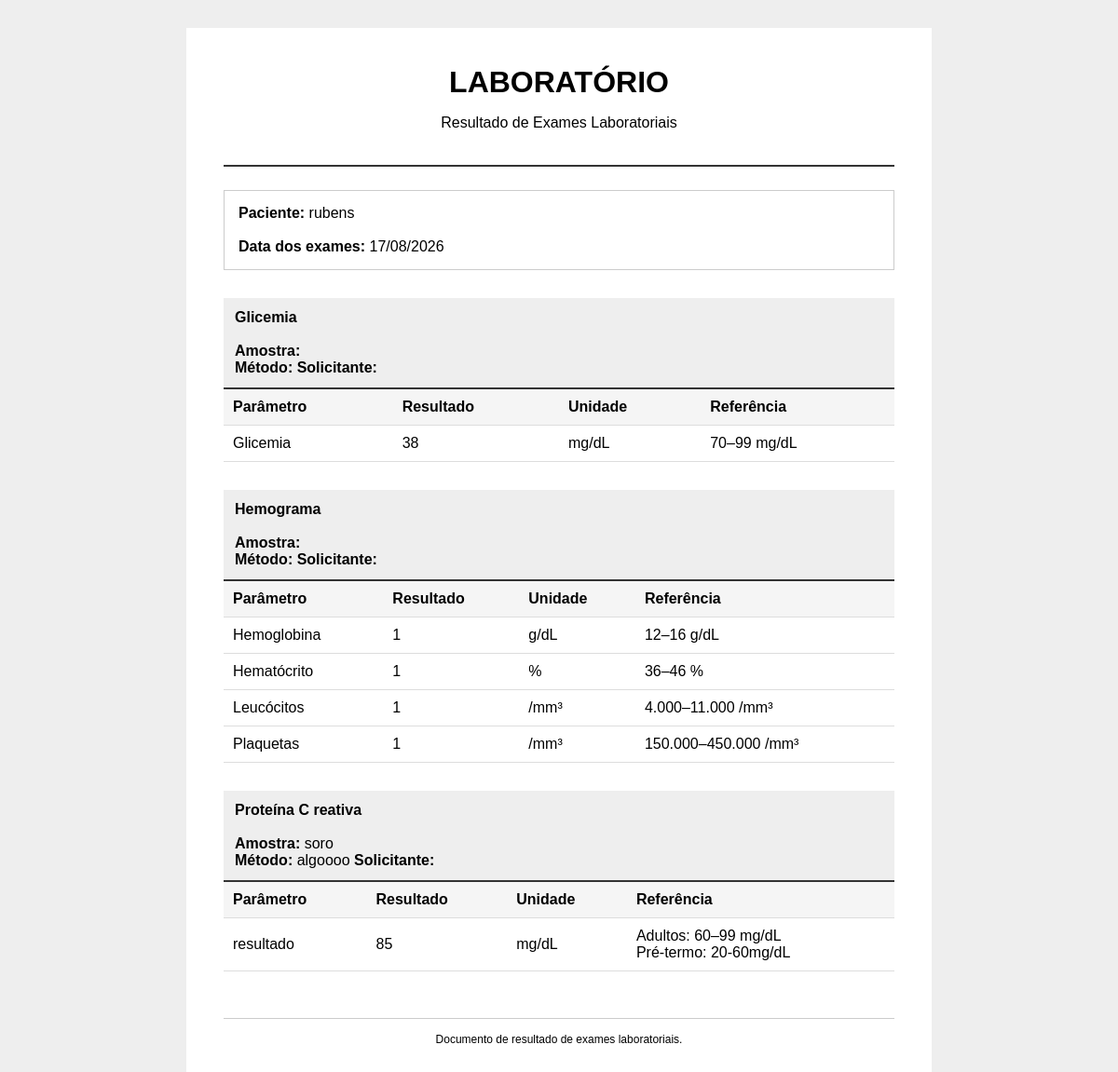
The app's page /ver_resultados/4/2026-08-17 with its own data.
### odisseu/models.py (models this page shows, shortened)
class Paciente(models.Model):
    nome = models.CharField(max_length=200, validators=[validate_nome])
    cpf = models.CharField(max_length=11, validators=[validate_cpf])
    cns = models.CharField(max_length=14, validators=[validate_cns])
    data_nascimento = models.DateField()
    telefone = models.CharField(max_length=20, validators=[validate_telefone])

class Agendamento(models.Model):
    EXAMES = [
        ('glicemia', 'Glicemia'),
        ('hemograma', 'Hemograma'),
        ('proteina', 'Proteína C reativa'),
    ]
    solicitante = models.CharField(max_length=200,blank=True, validators=[validate_nome]
    )
    paciente = models.ForeignKey(
        Paciente,
        on_delete=models.CASCADE
    )
    exame = models.CharField(
        max_length=50,
        choices=EXAMES
    )
    data = models.DateField()

class ResultadoParametro(models.Model):
    resultado = models.ForeignKey(
        Resultado,
        on_delete=models.CASCADE,
        related_name='parametros'
    )
    nome = models.CharField(
        max_length=100
    )
    valor = models.CharField(
        max_length=100,
        blank=True
    )
    unidade = models.CharField(
        max_length=50,
        blank=True
    )
    referencia = models.CharField(
        max_length=200,
        blank=True
    )

### odisseu/views.py (the view)
# urls.py: path('ver_resultados/<int:paciente_id>/<str:data>',views.ver_resultados, name='ver_resultados'
def ver_resultados(request, paciente_id, data):
    paciente = Paciente.objects.get(id=paciente_id)
    data = datetime.strptime(data, '%Y-%m-%d').date()
    resultados = Resultado.objects.filter(
        agendamento__paciente=paciente,
        agendamento__data=data
    )
    for resultado in resultados:
        codigo_exame = resultado.agendamento.exame
        exame = EXAMES[codigo_exame]
        resultado.agendamento.amostra = exame.get('amostra', '')
        resultado.agendamento.metodo = exame.get('metodo', '')
    return render(
        request,
        'ver_resultados.html',
        {
            'paciente': paciente,
            'resultados': resultados,
            'data': data,
        }
    )

### odisseu/templates/ver_resultados.html (shortened to what this page needs)
<!DOCTYPE html>
<html lang="pt-br">
<head>
</head>
<body>
    <div class="laudo">
        <div class="cabecalho">
            <h1>LABORATÓRIO</h1>
            <p>
                Resultado de Exames Laboratoriais
            </p>
        </div>
        <div class="dados-paciente">
            <strong>Paciente:</strong>
            {{ paciente.nome }}
            <br><br>
            <strong>Data dos exames:</strong>
            {{ data|date:"d/m/Y" }}
        </div>
        {% regroup resultados by agendamento as exames %}
        {% for grupo in exames %}
            <div class="exame">
                <div class="exame-titulo">
                    <strong>
                        {{ grupo.grouper.get_exame_display }}
                    </strong>
                    <br><br>
                    <strong>Amostra:</strong>
                    {{ grupo.grouper.amostra }}
                    <br>
                    <strong>Método:</strong>
                    {{ grupo.grouper.metodo }}
                    <strong>Solicitante:</strong>
                </div>
                <table>
                    <thead>
                        <tr>
                            <th>
                                Parâmetro
                            </th>
                            <th>
                                Resultado
                            </th>
                            <th>
                                Unidade
                            </th>
                            <th>
                                Referência
                            </th>
                        </tr>
                    </thead>
                    <tbody>
                        {% for resultado in grupo.list %}
                            {% for parametro in resultado.parametros.all %}
                                <tr>
                                    <td>
                                        {{ parametro.nome }}
                                    </td>
                                    <td>
                                        {{ parametro.valor }}
                                    </td>
                                    <td>
                                        {{ parametro.unidade }}
                                    </td>
                                    <td>
                                       {{ parametro.referencia|linebreaksbr }}
                                    </td>
                                </tr>
                            {% endfor %}
                        {% endfor %}
                    </tbody>
                </table>
            </div>
        {% endfor %}
        <div class="rodape">
            Documento de resultado de exames laboratoriais.
        </div>
    </div>
</body>
</html>

### odisseu/templates/ver_resultados.html (style rules this page uses)
body { font-family: Arial, sans-serif; background-color: #eeeeee; margin: 0; padding: 30px; }
.laudo { width: 800px; max-width: 100%; margin: auto; background-color: white; padding: 40px; box-sizing: border-box; }
.cabecalho { text-align: center; border-bottom: 2px solid #333; padding-bottom: 20px; margin-bottom: 25px; }
.cabecalho h1 { margin: 0; }
.dados-paciente { border: 1px solid #ccc; padding: 15px; margin-bottom: 30px; }
.exame { margin-bottom: 30px; }
.exame-titulo { background-color: #eeeeee; padding: 12px; border-bottom: 2px solid #333; }
table { width: 100%; border-collapse: collapse; }
th, td { padding: 10px; border-bottom: 1px solid #ddd; text-align: left; }
th { background-color: #f5f5f5; }
.rodape { margin-top: 50px; padding-top: 15px; border-top: 1px solid #ccc; text-align: center; font-size: 12px; }

### records on screen
Paciente: nome "rubens"
Agendamento: grouper.exame "Glicemia"
ResultadoParametro: nome "Glicemia", valor "38", unidade "mg/dL", referencia "70–99 mg/dL"
Agendamento: grouper.exame "Hemograma"
ResultadoParametro: nome "Hemoglobina", valor "1", unidade "g/dL", referencia "12–16 g/dL"
ResultadoParametro: nome "Hematócrito", valor "1", unidade "%", referencia "36–46 %"
ResultadoParametro: nome "Leucócitos", valor "1", unidade "/mm³", referencia "4.000–11.000 /mm³"
ResultadoParametro: nome "Plaquetas", valor "1", unidade "/mm³", referencia "150.000–450.000 /mm³"
Agendamento: grouper.exame "Proteína C reativa", grouper.amostra "soro", grouper.metodo "algoooo"
ResultadoParametro: nome "resultado", valor "85", unidade "mg/dL", referencia "Adultos: 60–99 mg/dL Pré-termo: 20-60mg/dL"

### other values on screen
{{ data|date:"d/m/Y" }} "17/08/2026"
